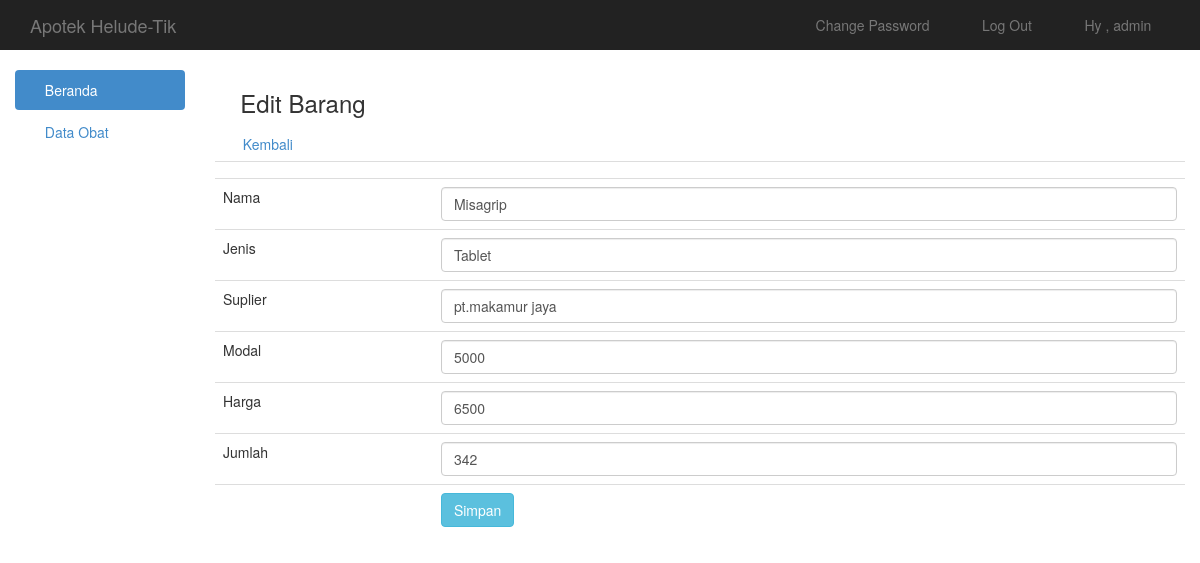
The page /edit.php?id=14 (signed in) on the database its author committed.
### tables this page shows
CREATE TABLE `barang` (
  `id` int(11) NOT NULL,
  `nama` text NOT NULL,
  `jenis` text NOT NULL,
  `suplier` text NOT NULL,
  `modal` int(11) NOT NULL,
  `harga` int(11) NOT NULL,
  `jumlah` int(11) NOT NULL,
  `sisa` int(11) NOT NULL
);

### edit.php (the view)
<?php
include 'header.php';
?>
<h3><span class="glyphicon glyphicon-briefcase"></span>  Edit Barang</h3>
<a class="btn" href="barang.php"><span class="glyphicon glyphicon-arrow-left"></span>  Kembali</a>
<?php
$id_brg=mysql_real_escape_string($_GET['id']);
$det=mysql_query("select * from barang where id='$id_brg'")or die(mysql_error());
while($d=mysql_fetch_array($det)){
?>
	<form action="update.php" method="post">
		<table class="table">
			<tr>
				<td></td>
				<td><input type="hidden" name="id" value="<?php echo $d['id'] ?>"></td>
			</tr>
			<tr>
				<td>Nama</td>
				<td><input type="text" class="form-control" name="nama" value="<?php echo $d['nama'] ?>"></td>
			</tr>
			<tr>
				<td>Jenis</td>
				<td><input type="text" class="form-control" name="jenis" value="<?php echo $d['jenis'] ?>"></td>
			</tr>
			<tr>
				<td>Suplier</td>
				<td><input type="text" class="form-control" name="suplier" value="<?php echo $d['suplier'] ?>"></td>
			</tr>
			<tr>
				<td>Modal</td>
				<td><input type="text" class="form-control" name="modal" value="<?php echo $d['modal'] ?>"></td>
			</tr>
			<tr>
				<td>Harga</td>
				<td><input type="text" class="form-control" name="harga" value="<?php echo $d['harga'] ?>"></td>
			</tr>
			<tr>
				<td>Jumlah</td>
				<td><input type="text" class="form-control" name="jumlah" value="<?php echo $d['jumlah'] ?>"></td>
			</tr>
			<tr>
				<td></td>
				<td><input type="submit" class="btn btn-info" value="Simpan"></td>
			</tr>
		</table>
	</form>
	<?php
}
?>

### rows shown on the page
barang: nama "Misagrip", jenis "Tablet", suplier "pt.makamur jaya", modal "5000", harga "6500", jumlah "342"

### other values the page prints
$_SESSION['uname'] "admin"
